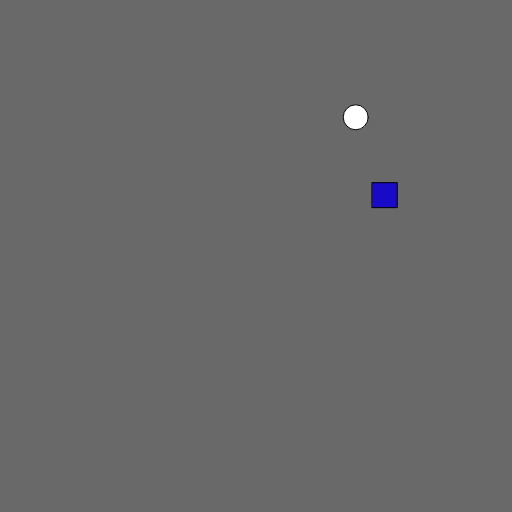
Frame 1 (no input)
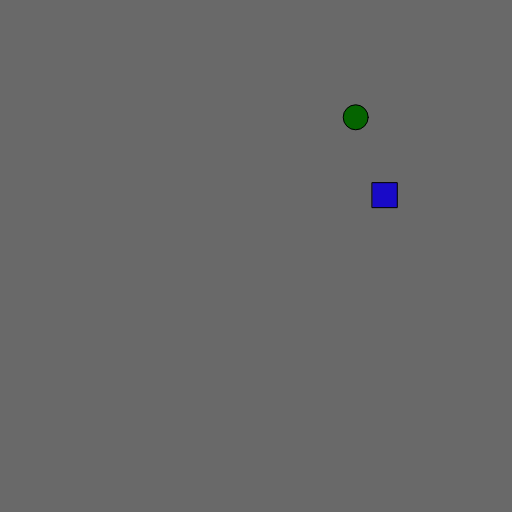
Frame 60 (no input)
Frame 120 (the mouse pressed at the canvas centre since frame 60): identical to frame 60, image omitted

The p5.js sketch that drew these frames (run headless with seeded random() and noise() and a simulated clock; from frame 60 on, the mouse is pressed at the canvas centre):

// p5.js sketch
// ── sketch.js

function setup() {
  createCanvas(512, 512);
  x = random(20, 490);
  y = random(20,490);
  x1 = random(20,490);
  y1 = random(20, 490);
  x2 = random(20, 490);
  y2 = random(20, 490);
}

function draw() {
  background(105);
  if (keyIsDown(LEFT_ARROW)) {
    x -= 5;
  }

  if (keyIsDown(RIGHT_ARROW)) {
    x += 5;
  }

  if (keyIsDown(UP_ARROW)) {
    y -= 5;
  }

  if (keyIsDown(DOWN_ARROW)) {
    y += 5;
  }

  ellipse(x, y, 25, 25);
  fill(25, 10, 200);


  if (keyIsDown(65)) {
    x1 -= 5;
  }

  if (keyIsDown(68)) {
    x1 += 5;
  }

  if(keyIsDown(87)) {
    y1 -= 5;
  }

  if(keyIsDown(83)) {
    y1 += 5;
  }
  rect(x1, y1, 25, 25);
  fill(5, 100, 0);
}
